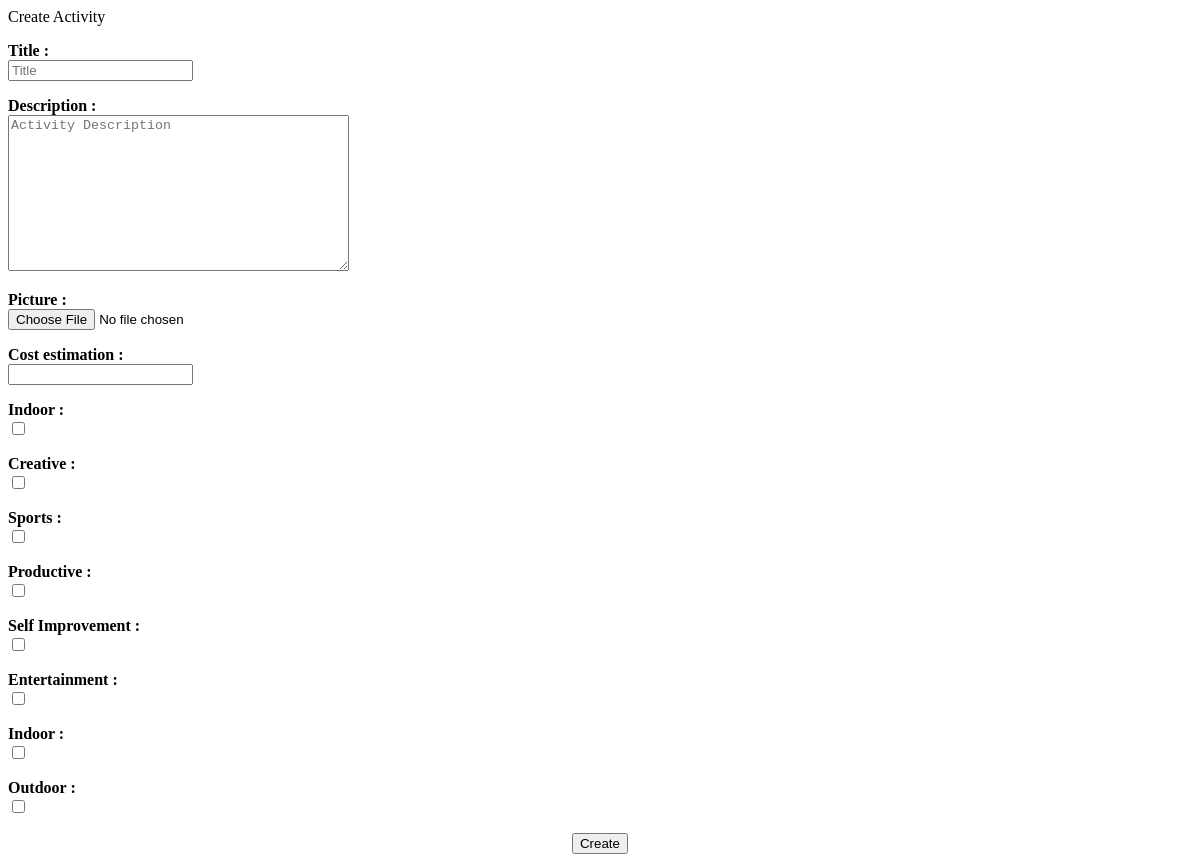
Before: /create-activity/ (signed in) with the older database file.
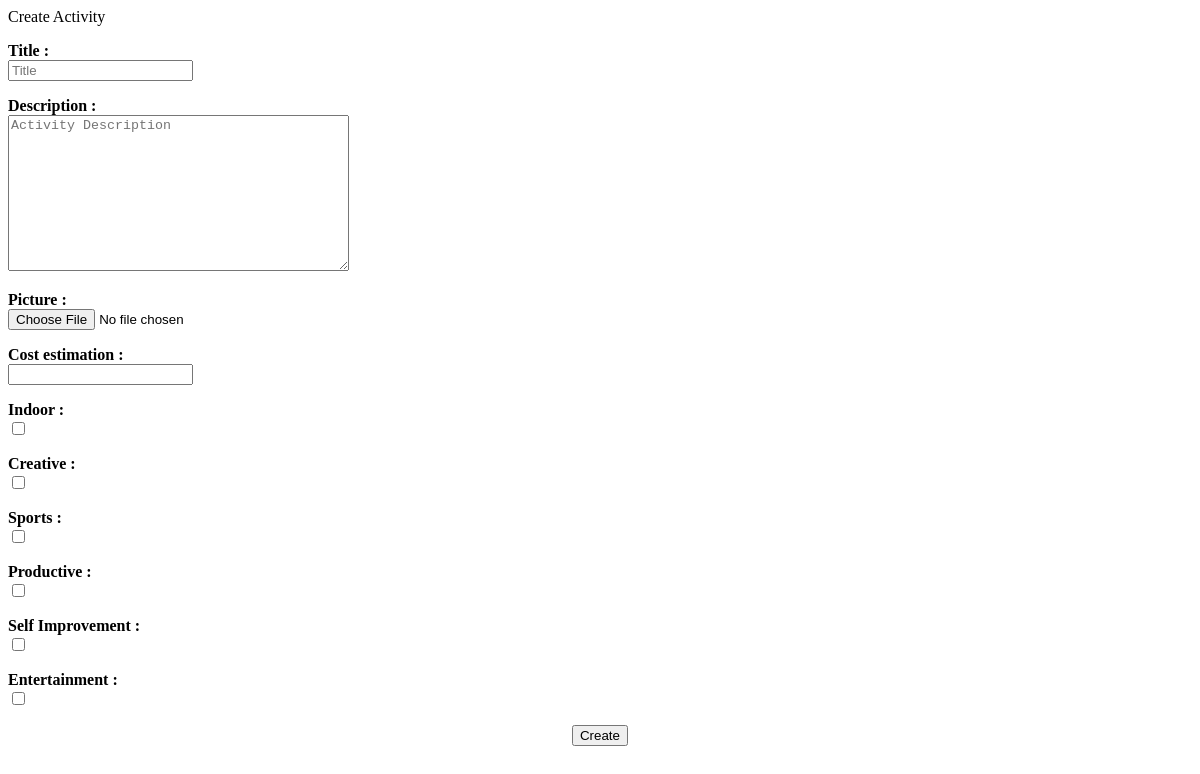
After: the same page with the newer database file.
### activity/models.py (models this page shows)
class Category(models.Model):
    name = models.CharField(max_length=100)
    def __str__(self):
        return self.name

### activity/views.py (the view, shortened to what this page needs)
# urls.py: path('create-activity/', activity_view.create_activity, name='create-activity'),
@login_required(login_url="/")
def create_activity(request):
    context = {}
    categories = Category.objects.all()
    context['form'] = NewActivityForm()
    context['categorychoose'] = ActivityCategoryForm(categories=categories)
    return render(request, "activity/createactivity.html", context)

### activity/forms.py
class NewActivityForm(forms.ModelForm):
    title = forms.CharField(required=True, widget=forms.TextInput(attrs={'placeholder': 'Title'}))
    indoor = forms.BooleanField(required=True)
    description = forms.CharField(required=True, max_length=200,
                                  widget=forms.Textarea(attrs={'placeholder': 'Activity Description'}))
    cost_estimation = forms.IntegerField(required=True)
    class Meta:
        model = Activity
        fields = ["title", "description", "picture", "cost_estimation"]

class ActivityCategoryForm(forms.Form):
    def __init__(self, *args, **kwargs):
        categories = kwargs.pop('categories')
        super(ActivityCategoryForm, self).__init__(*args, **kwargs)
        for i, category in enumerate(categories):
            self.fields["cat%s" % i] = forms.BooleanField(label=category, required=False)

### templates/activity/createactivity.html (shortened to what this page needs)
<!DOCTYPE html>
<html lang="en">
<head>
</head>
<body>
    Create Activity
    <form action="{% url 'create-activity' %}" method="post" enctype="multipart/form-data">
        {% for field in form %}
            <p>
                <b id="field">{{field.label}} : </b><br>
                <span>{{field}}</span>
            </p>
        {% endfor %}
        {% for field in categorychoose %}
            <p>
                <b id="field">{{field.label}} : </b><br>
                <span>{{field}}</span>
            </p>
        {% endfor %}
        <div style="text-align: center;">
            <input type="submit" value="Create" id="create">
        </div>
    </form>
</body>
</html>

Changed rows visible on the page:
removed Category: label "Indoor"
removed Category: label "Outdoor"
